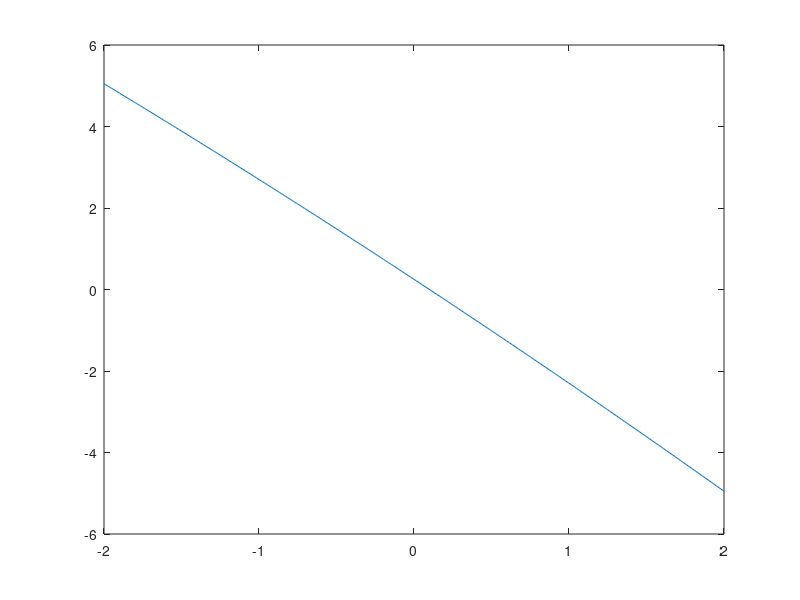

Here is the MATLAB script that generated this plot: (Note: this script raises an error after producing the figure.)
clear; clc;
% Заданные уравнения
eq1 = @(x, y) (2 * x.^2 + 2 * y.^2 - 1).^5 - 22 * x.^2 * y.^3;
eq2 = @(x) -0.05 * x.^2 - 2.5 * x + 0.25;

% Начальное приближение для графического поиска
x_vals = linspace(-2, 2, 400);
y_vals = eq2(x_vals);

% Построение графиков
figure;
plot(x_vals, y_vals);
hold on;
fimplicit(eq1, [-2, 2, -2, 2], 'b');
xlabel('x');
ylabel('y');
title('Графики функций');
legend('y = -0.05 * x^2 - 2.5 * x + 0.25', '(2 * x^2 + 2 * y^2 - 1)^5 - 22 * x^2 * y^3 = 0');
grid on;

% Начальная точка для итерационных методов (взята из графика)
x0 = -1;
y0 = eq2(x0);

% Метод простых итераций
max_iter = 1000;
tolerance = 1e-6;

% Настройка параметров для метода Ньютона
options = optimset('Display', 'off');

% Решение системы уравнений методом простых итераций
[x_pi, y_pi, iter_pi] = simple_iteration_method(eq1, x0, y0, tolerance, max_iter);
if isnan(x_pi) || isnan(y_pi)
    disp('Метод простых итераций не сошелся');
else
    disp('Метод простых итераций:');
    disp(['x = ', num2str(x_pi)]);
    disp(['y = ', num2str(y_pi)]);
    disp(['Количество итераций: ', num2str(iter_pi)]);
end

% Решение системы уравнений методом Ньютона
[x_newton, y_newton, iter_newton] = newton_method(eq1, x0, y0, tolerance, max_iter, options);
if isnan(x_newton) || isnan(y_newton)
    disp('Метод Ньютона не сошелся');
else
    disp('Метод Ньютона:');
    disp(['x = ', num2str(x_newton)]);
    disp(['y = ', num2str(y_newton)]);
    disp(['Количество итераций: ', num2str(iter_newton)]);
end

% Решение с использованием встроенной функции fsolve
eq_system = @(vars) [eq1(vars(1), vars(2)); eq2(vars(1)) - vars(2)];
[x_fsolve, ~, exitflag] = fsolve(eq_system, [x0, y0], options);
if exitflag <= 0
    disp('Функция fsolve не смогла найти решение');
else
    disp('Функция fsolve:');
    disp(['x = ', num2str(x_fsolve(1))]);
    disp(['y = ', num2str(x_fsolve(2))]);
end

% Решение методом символьной математики vpasolve
syms x_sym y_sym;
eq1_sym = (2 * x_sym^2 + 2 * y_sym^2 - 1)^5 - 22 * x_sym^2 * y_sym^3 == 0;
eq2_sym = y_sym == -0.05 * x_sym^2 - 2.5 * x_sym + 0.25;
[solX, solY] = vpasolve([eq1_sym, eq2_sym], [x_sym, y_sym]);
disp('Метод символьной математики vpasolve:');
disp('x = ');
disp(solX);
disp('y = ');
disp(solY);

% Построение графика с найденными решениями
scatter(double(solX), double(solY), 'c', 'filled');
legend('y = -0.05 * x^2 - 2.5 * x + 0.25', '(2 * x^2 + 2 * y^2 - 1)^5 - 22 * x^2 * y^3 = 0', ...
    'vpasolve');
hold off;

% Определение функции для метода простых итераций
function [x, y, iter] = simple_iteration_method(eq1, x0, y0, tolerance, max_iter)
    iter = 0;
    while iter < max_iter
        x = eq1(x0, y0);
        y = -0.05 * x0.^2 - 2.5 * x0 + 0.25;
        if norm([x, y] - [x0, y0]) < tolerance
            return;
        end
        x0 = x;
        y0 = y;
        iter = iter + 1;
    end
    x = NaN;
    y = NaN;
end

% Определение функции для метода Ньютона
function [x, y, iter] = newton_method(eq1, x0, y0, tolerance, max_iter, options)
    iter = 0;
    while iter < max_iter
        J = [10 * (2 * x0^2 + 2 * y0^2 - 1)^4 * 4 * x0 * (2 * x0^2 + 2 * y0^2 - 1), ...
            10 * (2 * x0^2 + 2 * y0^2 - 1)^4 * 4 * y0^2 - 66 * x0 * y0^3;
            -0.1 * x0 - 2.5, -1];
        F = [-22 * x0^2 * y0^3 + (2 * x0^2 + 2 * y0^2 - 1)^5;
            -0.05 * x0^2 - 2.5 * x0 + 0.25 - y0];
        delta = J \ (-F);
        x = x0 + delta(1);
        y = y0 + delta(2);
        if norm([delta(1), delta(2)]) < tolerance
            return;
        end
        x0 = x;
        y0 = y;
        iter = iter + 1;
    end
    x = NaN;
    y = NaN;
end